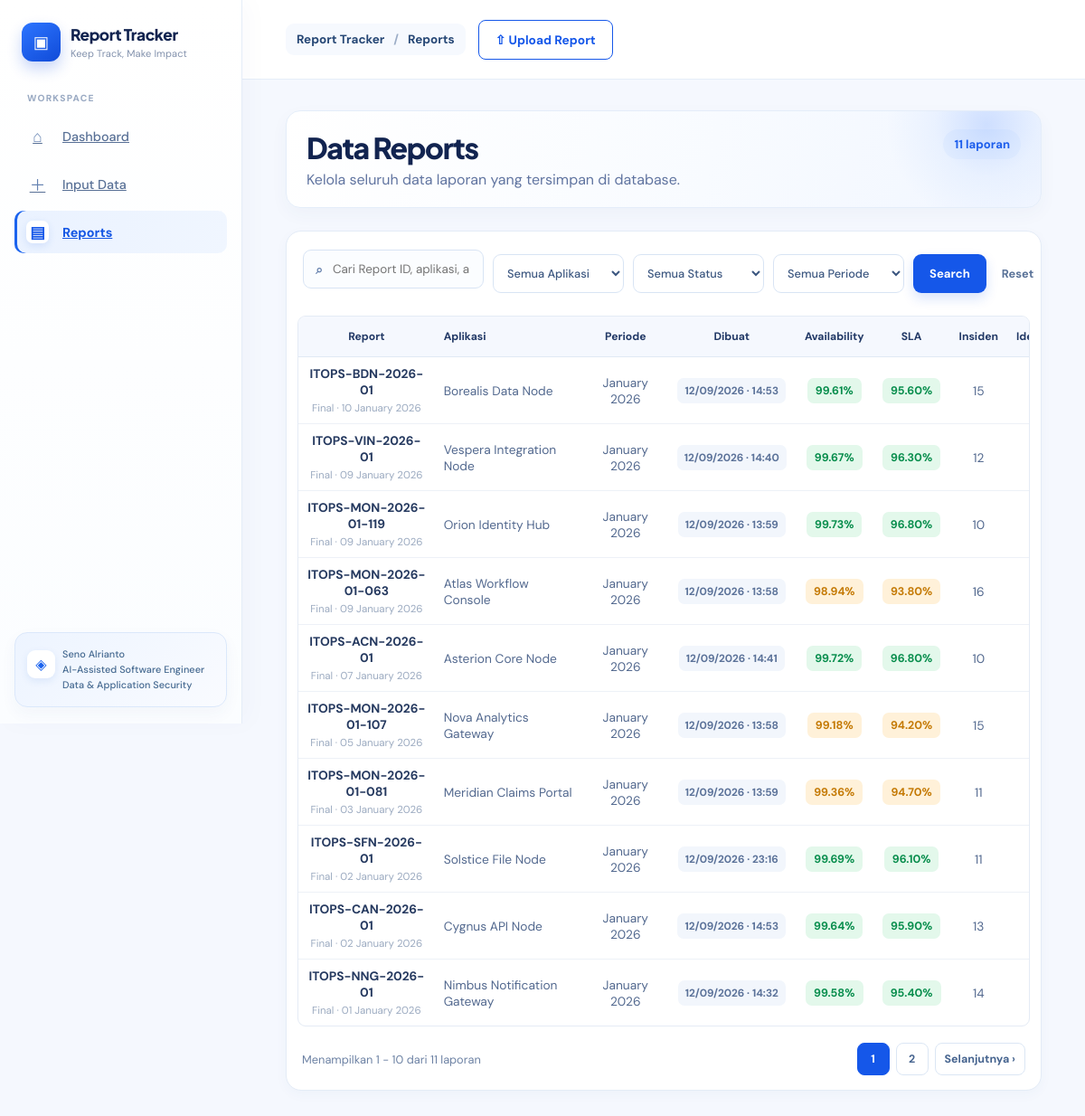
Page /reports on the committed database.
### tables this page shows
CREATE TABLE reports (
    id INTEGER PRIMARY KEY AUTOINCREMENT,
    report_period TEXT NOT NULL,
    department TEXT NOT NULL,
    report_id TEXT NOT NULL UNIQUE,
    report_date TEXT NOT NULL,
    generated_time TEXT NOT NULL,
    report_status TEXT NOT NULL,
    primary_application TEXT NOT NULL,
    supporting_server TEXT NOT NULL,
    supporting_system TEXT NOT NULL,
    reporting_cycle TEXT NOT NULL,
    application_availability REAL NOT NULL CHECK (application_availability >= 0 AND application_availability <= 100),
    total_incidents INTEGER NOT NULL CHECK (total_incidents >= 0),
    identity_tickets INTEGER NOT NULL CHECK (identity_tickets >= 0),
    sla_compliance REAL NOT NULL CHECK (sla_compliance >= 0 AND sla_compliance <= 100),
    created_at TEXT NOT NULL DEFAULT CURRENT_TIMESTAMP
, source_filename TEXT, source_mime_type TEXT, source_pdf BLOB);

### app.py (the view)
@app.get("/reports")
def reports():
    init_database()
    query = request.args.get("q", "").strip()
    application = request.args.get("application", "").strip()
    status = request.args.get("status", "").strip()
    period = request.args.get("period", "").strip()
    page = max(request.args.get("page", 1, type=int), 1)
    per_page = 10
    conditions, parameters = [], []
    if query:
        conditions.append("(report_id LIKE ? OR primary_application LIKE ? OR department LIKE ?)")
        parameters.extend([f"%{query}%"] * 3)
    if application:
        conditions.append("primary_application = ?")
        parameters.append(application)
    if status:
        conditions.append("report_status = ?")
        parameters.append(status)
    if period:
        conditions.append("report_period = ?")
        parameters.append(period)
    where_clause = f"WHERE {' AND '.join(conditions)}" if conditions else ""
    with get_connection() as connection:
        applications = [row[0] for row in connection.execute("SELECT DISTINCT primary_application FROM reports ORDER BY primary_application")]
        statuses = [row[0] for row in connection.execute("SELECT DISTINCT report_status FROM reports ORDER BY report_status")]
        periods = [row[0] for row in connection.execute("SELECT DISTINCT report_period FROM reports ORDER BY report_period DESC")]
        total_records = connection.execute(f"SELECT COUNT(*) FROM reports {where_clause}", parameters).fetchone()[0]
        total_pages = max((total_records + per_page - 1) // per_page, 1)
        page = min(page, total_pages)
        records = connection.execute(
            """SELECT id, report_id, report_period, report_date, primary_application,
                      report_status, application_availability, sla_compliance,
                      total_incidents, identity_tickets, source_filename,
                      strftime('%d/%m/%Y · %H:%M', created_at, 'localtime') AS created_at_display
               FROM reports """ + where_clause + " ORDER BY report_date DESC, id DESC LIMIT ? OFFSET ?",
            parameters + [per_page, (page - 1) * per_page],
        ).fetchall()
    return render_template(
        "reports.html", records=records, applications=applications, statuses=statuses, periods=periods,
        query=query, application=application, status=status, period=period, page=page,
        total_pages=total_pages, total_records=total_records,
    )

### app.py (called while the page is built)
def get_connection():
    connection = sqlite3.connect(DATABASE_PATH)
    connection.row_factory = sqlite3.Row
    return connection

def init_database():
    DATABASE_PATH.parent.mkdir(exist_ok=True)
    with get_connection() as connection:
        connection.executescript(SCHEMA_PATH.read_text(encoding="utf-8"))
        columns = {row[1] for row in connection.execute("PRAGMA table_info(reports)")}
        if "application_tickets" in columns and "identity_tickets" not in columns:
            connection.execute("ALTER TABLE reports RENAME COLUMN application_tickets TO identity_tickets")
        columns = {row[1] for row in connection.execute("PRAGMA table_info(reports)")}
        for column, definition in (
            ("source_filename", "TEXT"),
            ("source_mime_type", "TEXT"),
            ("source_pdf", "BLOB"),
        ):
            if column not in columns:
                connection.execute(f"ALTER TABLE reports ADD COLUMN {column} {definition}")

### templates/reports.html
<!doctype html><html lang="id"><head><meta charset="UTF-8"><meta name="viewport" content="width=device-width, initial-scale=1.0"><title>Reports | Report Tracker</title><link rel="stylesheet" href="{{ url_for('static', filename='styles.css') }}"></head><body class="app-page"><div class="app-layout"><aside class="sidebar"><a class="app-brand" href="/dashboard"><span class="mini-mark">▣</span><span><strong>Report Tracker</strong><small>Keep Track, Make Impact</small></span></a><nav class="side-nav"><a href="/dashboard"><span>⌂</span>Dashboard</a><a href="/input-data"><span>＋</span>Input Data</a><a class="active" href="/reports"><span>▤</span>Reports</a></nav><div class="sidebar-callout"><span>▥</span><p>Better reports.<br><strong>Brighter decisions.</strong></p></div></aside><main class="workspace"><header class="topbar"><div class="page-trail">Report Tracker <span>/</span> Reports</div><a class="input-data-button" href="/upload-report">⇧ Upload Report</a></header><section class="dashboard-content"><div class="page-heading"><div><h1>Data Reports</h1><p>Kelola seluruh data laporan yang tersimpan di database.</p></div><span class="record-count">{{ total_records }} laporan</span></div><section class="records-panel"><form class="report-filters" method="get"><label class="filter-search"><span>⌕</span><input name="q" value="{{ query }}" placeholder="Cari Report ID, aplikasi, atau department"></label><select name="application"><option value="">Semua Aplikasi</option>{% for item in applications %}<option value="{{ item }}" {% if application == item %}selected{% endif %}>{{ item }}</option>{% endfor %}</select><select name="status"><option value="">Semua Status</option>{% for item in statuses %}<option value="{{ item }}" {% if status == item %}selected{% endif %}>{{ item }}</option>{% endfor %}</select><select name="period"><option value="">Semua Periode</option>{% for item in periods %}<option value="{{ item }}" {% if period == item %}selected{% endif %}>{{ item }}</option>{% endfor %}</select><button type="submit">Search</button><a href="/reports">Reset</a></form><div class="table-wrap"><table class="records-table"><thead><tr><th>Report</th><th>Aplikasi</th><th>Periode</th><th>Dibuat</th><th>Availability</th><th>SLA</th><th>Insiden</th><th>Identity Tickets</th><th>File</th><th>Aksi</th></tr></thead><tbody>{% for record in records %}<tr><td><strong>{{ record.report_id }}</strong><small>{{ record.report_status }} · {{ record.report_date }}</small></td><td>{{ record.primary_application }}</td><td>{{ record.report_period }}</td><td><span class="created-time">{{ record.created_at_display }}</span></td><td><span class="score {% if record.application_availability >= 99.5 %}good{% else %}warning{% endif %}">{{ '%.2f'|format(record.application_availability) }}%</span></td><td><span class="score {% if record.sla_compliance >= 95 %}good{% else %}warning{% endif %}">{{ '%.2f'|format(record.sla_compliance) }}%</span></td><td>{{ record.total_incidents }}</td><td>{{ record.identity_tickets }}</td><td>{% if record.source_filename %}<span class="file-badge">▤ PDF</span>{% else %}<span class="no-file">—</span>{% endif %}</td><td><div class="record-actions"><a href="{{ url_for('view_report', record_id=record.id) }}">View</a><a class="edit-action" href="{{ url_for('edit_report', record_id=record.id) }}">Edit</a><form method="post" action="{{ url_for('delete_report', record_id=record.id) }}" onsubmit="return confirm('Hapus report ini beserta file PDF yang tersimpan?');"><button type="submit">Delete</button></form></div></td></tr>{% else %}<tr><td class="no-results" colspan="10"><div class="empty-state"><span>▤</span><strong>Tidak ada report ditemukan</strong><p>Ubah filter atau tambahkan report baru untuk melanjutkan.</p><a href="/upload-report">Upload Report</a></div></td></tr>{% endfor %}</tbody></table></div><footer class="reports-footer"><p>{% if total_records %}Menampilkan {{ ((page - 1) * 10) + 1 }} - {{ [page * 10, total_records]|min }} dari {{ total_records }} laporan{% else %}Belum ada data untuk ditampilkan{% endif %}</p><nav class="report-pagination">{% if page > 1 %}<a href="{{ url_for('reports', page=page-1, q=query, application=application, status=status, period=period) }}">‹ Sebelumnya</a>{% endif %}{% for item in range(1, total_pages + 1) %}{% if item == page %}<span class="active">{{ item }}</span>{% else %}<a href="{{ url_for('reports', page=item, q=query, application=application, status=status, period=period) }}">{{ item }}</a>{% endif %}{% endfor %}{% if page < total_pages %}<a href="{{ url_for('reports', page=page+1, q=query, application=application, status=status, period=period) }}">Selanjutnya ›</a>{% endif %}</nav></footer></section></section></main></div></body></html>

### rows in the picture
reports: report_id "ITOPS-BDN-2026-01", report_status "Final", report_date "10 January 2026", primary_application "Borealis Data Node", report_period "January 2026", created_at_display "12/09/2026 · 14:53", application_availability "99.61", sla_compliance "95.60", total_incidents "15"
reports: report_id "ITOPS-VIN-2026-01", report_status "Final", report_date "09 January 2026", primary_application "Vespera Integration Node", report_period "January 2026", created_at_display "12/09/2026 · 14:40", application_availability "99.67", sla_compliance "96.30", total_incidents "12"
reports: report_id "ITOPS-MON-2026-01-119", report_status "Final", report_date "09 January 2026", primary_application "Orion Identity Hub", report_period "January 2026", created_at_display "12/09/2026 · 13:59", application_availability "99.73", sla_compliance "96.80", total_incidents "10"
reports: report_id "ITOPS-MON-2026-01-063", report_status "Final", report_date "09 January 2026", primary_application "Atlas Workflow Console", report_period "January 2026", created_at_display "12/09/2026 · 13:58", application_availability "98.94", sla_compliance "93.80", total_incidents "16"
reports: report_id "ITOPS-ACN-2026-01", report_status "Final", report_date "07 January 2026", primary_application "Asterion Core Node", report_period "January 2026", created_at_display "12/09/2026 · 14:41", application_availability "99.72", sla_compliance "96.80", total_incidents "10"
reports: report_id "ITOPS-MON-2026-01-107", report_status "Final", report_date "05 January 2026", primary_application "Nova Analytics Gateway", report_period "January 2026", created_at_display "12/09/2026 · 13:58", application_availability "99.18", sla_compliance "94.20", total_incidents "15"
reports: report_id "ITOPS-MON-2026-01-081", report_status "Final", report_date "03 January 2026", primary_application "Meridian Claims Portal", report_period "January 2026", created_at_display "12/09/2026 · 13:59", application_availability "99.36", sla_compliance "94.70", total_incidents "11"
reports: report_id "ITOPS-SFN-2026-01", report_status "Final", report_date "02 January 2026", primary_application "Solstice File Node", report_period "January 2026", created_at_display "12/09/2026 · 23:16", application_availability "99.69", sla_compliance "96.10", total_incidents "11"
reports: report_id "ITOPS-CAN-2026-01", report_status "Final", report_date "02 January 2026", primary_application "Cygnus API Node", report_period "January 2026", created_at_display "12/09/2026 · 14:53", application_availability "99.64", sla_compliance "95.90", total_incidents "13"
reports: report_id "ITOPS-NNG-2026-01", report_status "Final", report_date "01 January 2026", primary_application "Nimbus Notification Gateway", report_period "January 2026", created_at_display "12/09/2026 · 14:32", application_availability "99.58", sla_compliance "95.40", total_incidents "14"

### other values in the picture
{{ total_records }} "11"
{{ ((page - 1) * 10) + 1 }} "1"
{{ [page * 10, total_records]|min }} "10"
{{ item }} "1"
{{ item }} "2"
